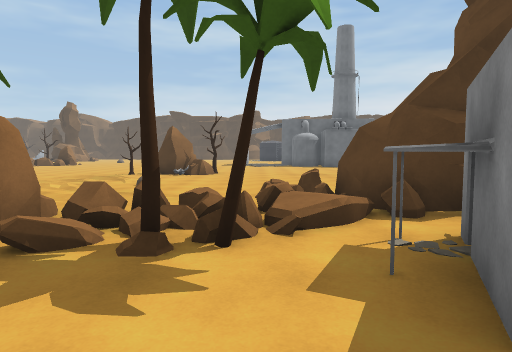
view 1 (above)

24 first-person views from a walk through a scene from a Unity 3-D project. The camera is 1.5 m above the floor, tilts 4° down and sees 75° across. The floor is counted in squares, 2 m on a side. Each view is taken from the middle of a square. On the plan, view 1 faces up. The plan holds only what a view shows up to about 11 squares ahead; the rest is blank. The place goes on beyond the plan. Some animated figures are left out.

view 2
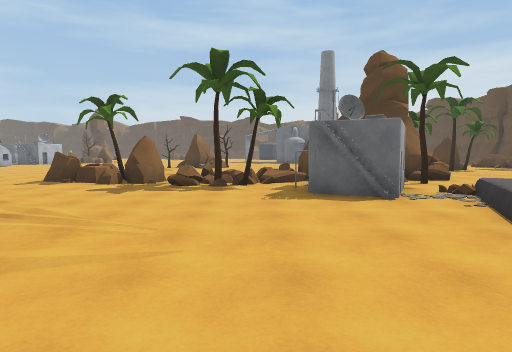

view 3
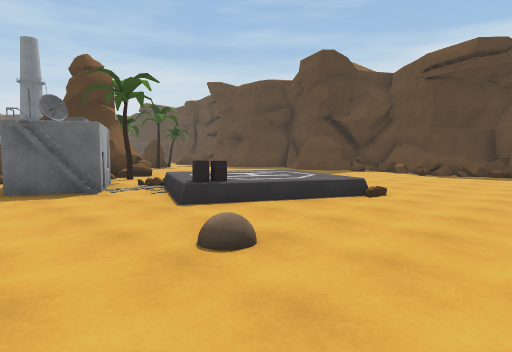

view 4
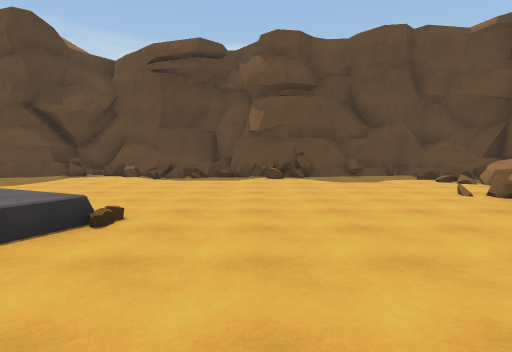

view 5
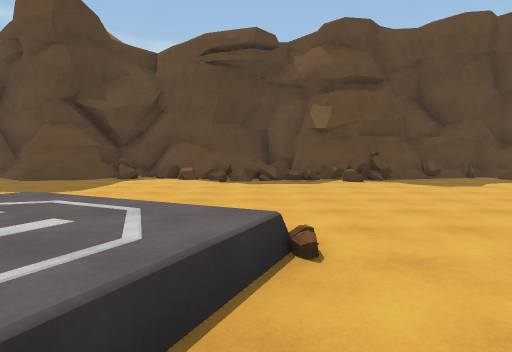

view 6
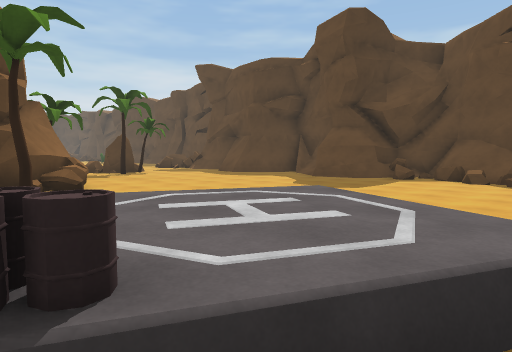

view 7
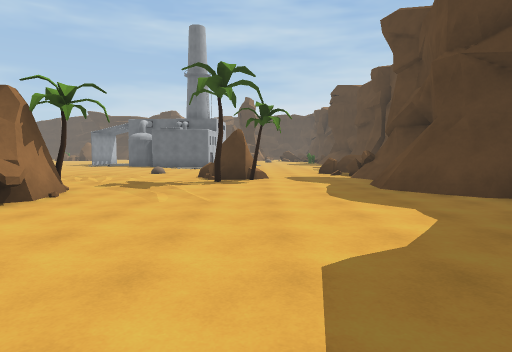

view 8
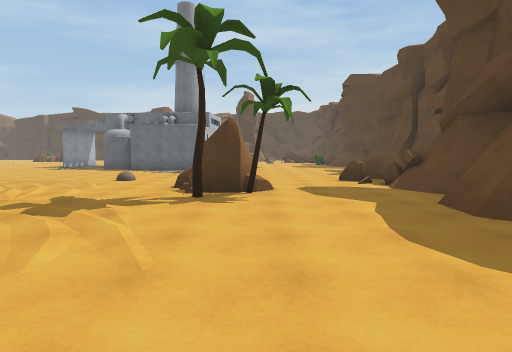

view 9
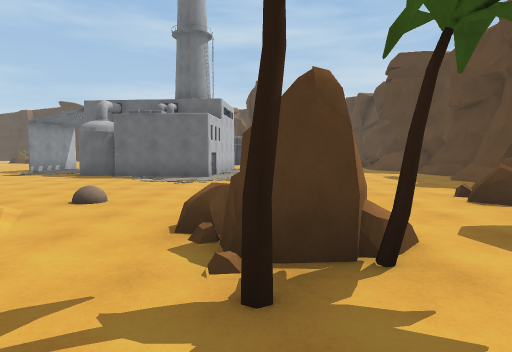

view 10
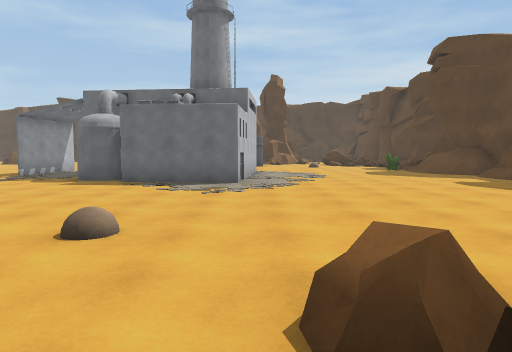

view 11
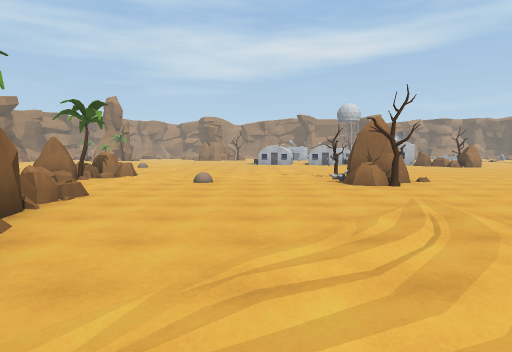

view 12
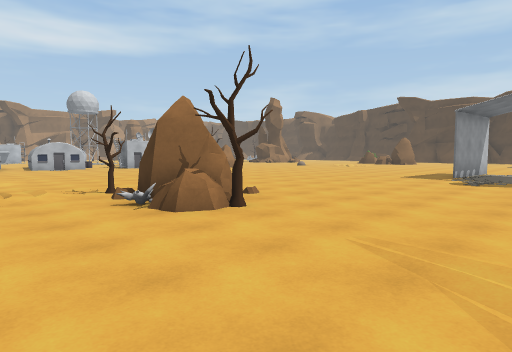

view 13
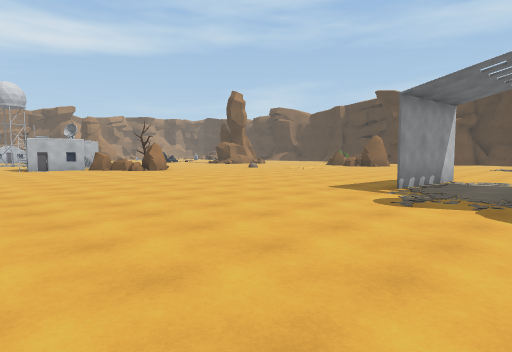

view 14
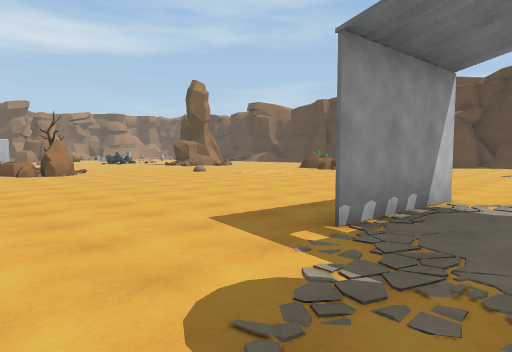

view 15
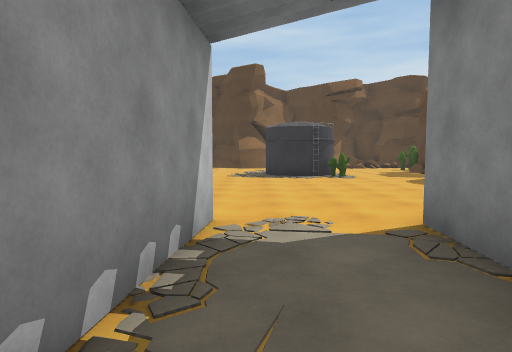

view 16
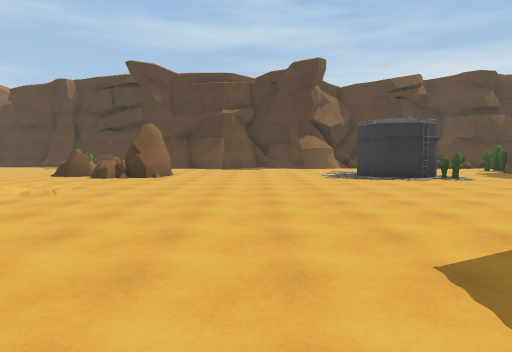

view 17
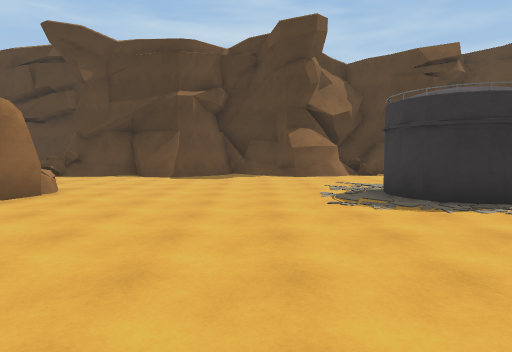

view 18
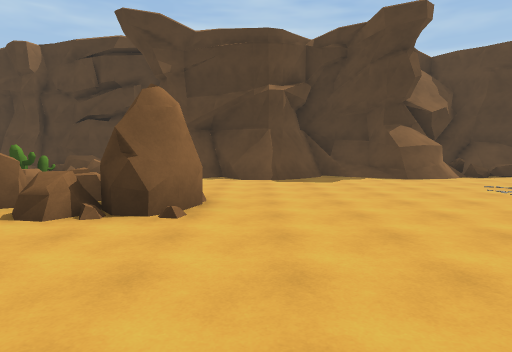

view 19
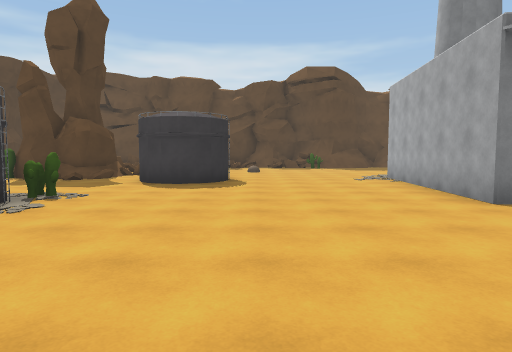

view 20
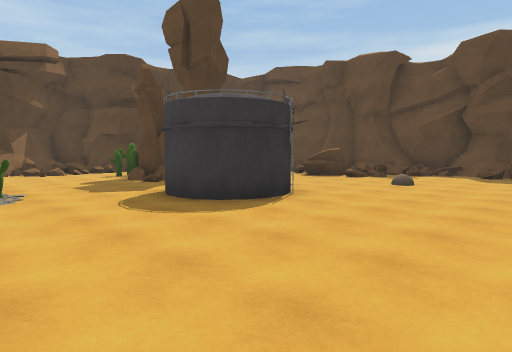

view 21
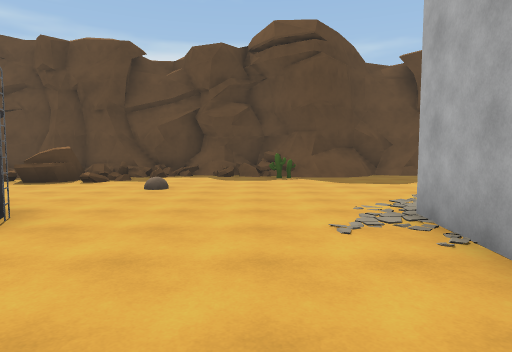

view 22
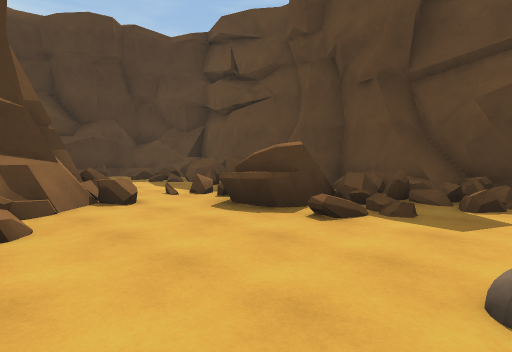

view 23
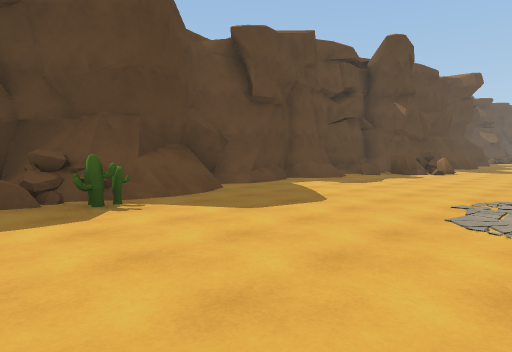

view 24
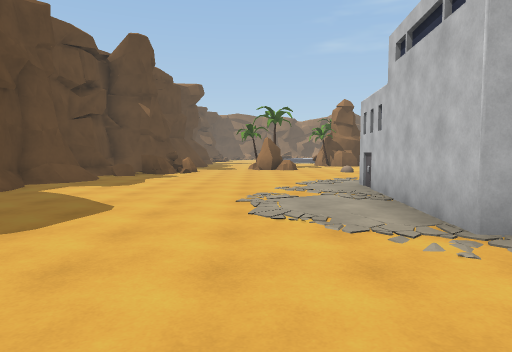

### Floor plan
Key: @ floor where view 1 was taken; # wall or solid block; x gap in a wall; . main floor; : floor 0.5 m higher than the main floor; + floor 0.75 m higher than the main floor; / step, stairs or slope; = window, fence, low wall or low ledge; ^ raised ledge; R rock; T tree; B building; C cactus.
Columns run from 10 left of view 1 to 15 right of it. Each row starts with its distance up from view 1.
 37 = ###########        ####
 36 ^##/###..###=.=       .=##
 35 ==........... ..      .#=#
 34  = .........  ...C    .=##
 33 CC =........ ...C#   ..=##
 32  RR#.......  ...#####..^##
 31 .RR##.....## ...####=.=###
 30 ..RRR..... ##C....=..// ##
 29 ................# ...=#=##
 28  ...............# .....=##
 27  ./.............##.....#=#
 26   /.................:...##
 25    .....................=#
 24    .....................=#
 23   .....................C=#
 22  ........#..######...../##
 21 .........#..#    #.....//#
 20 .........#..     #....../#
 19 .............   ##......##
 18  ...........x####.......##
 17  ..............##........#
 16 ........................##
 15 ......................../#
 14   .....................=/#
 13  ....  R..............=^ ^
 12 ......TRT.............##
 11 ......................=#
 10   ................RR../#
  9     ..............TT...#
  8      .................##
  7      ......... T......##
  6      ......R#  #....../##
  5    ...R....#####......./#
  4    ..RTR#==#####......./
  3     ...R=TTB# T.......#
  2     .......BBB.  .....###
  1      ......BBB:.  .....=##
  0       ....@...::==.....=##
 -1        ......= ://..../=#
 -2        ......#=#=...../=#
 -3         .......=....../+#
 -4          ............./##
 -5           ............=#
 -6           ............##
 -7               .........#
 -8                ........##
 -9                   =....##
-10                    .#=.##

Positions as (right, up) in squares from view 1, and headings:
1: (0, 0), facing up
2: (0, -5), facing up
3: (0, -6), facing up-right
4: (2, -5), facing right
5: (3, -3), facing right
6: (3, -3), facing up-right
7: (9, 0), facing up
8: (9, 3), facing up
9: (8, 7), facing up
10: (7, 9), facing up
11: (6, 9), facing left
12: (2, 9), facing up-left
13: (2, 13), facing up-left
14: (1, 17), facing up-left
15: (0, 19), facing up
16: (-3, 20), facing up
17: (-2, 25), facing up
18: (-5, 26), facing up
19: (-3, 26), facing right
20: (2, 23), facing up-right
21: (3, 24), facing right
22: (8, 26), facing up-right
23: (8, 25), facing down-right
24: (9, 25), facing down
